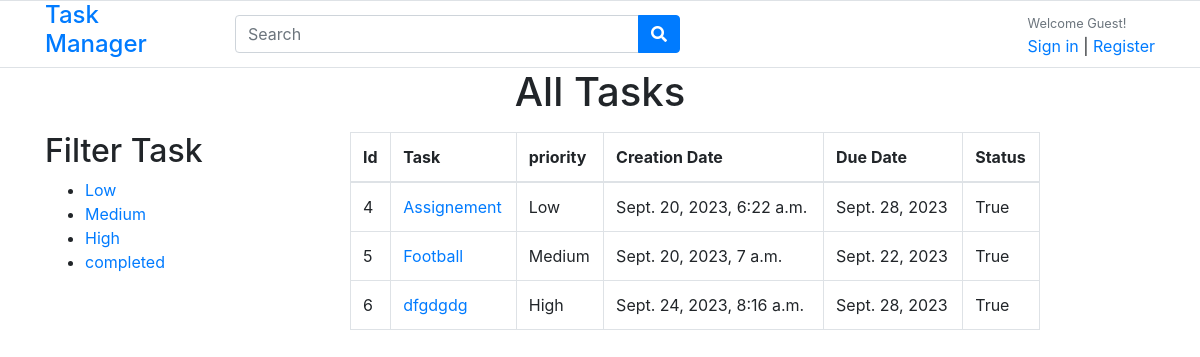
Screenshot of /task_complete/ with the database file from the repository.
### tasks/models.py (models this page shows)
class taskModel(models.Model):
    user=models.ForeignKey(User, related_name='task', on_delete=models.CASCADE)
    title=models.CharField(max_length=100)
    description=models.CharField(max_length=300,null=True, blank=True)
    photo=models.ImageField(upload_to="img/")
    creation_date=models.DateTimeField(auto_now_add=True)
    due_date=models.DateField()
    priority=models.CharField(max_length=100,choices=PRIORITY)
    priority_slug=models.SlugField(max_length=100,null=True,blank=True)
    is_complete=models.BooleanField(default=False)

### tasks/views.py (the view)
# urls.py: path('task_complete/',views.completedTasks,name='task_complete'),
def completedTasks(request):
   data=taskModel.objects.filter(is_complete=True)
   return render(request,'profile.html',{'tasks':data})

### tasks/templates/profile.html
{% extends 'base.html' %}
{% block body %}
<h1 class="text-center">All Tasks</h1>
<div class="container">
  <div class ="row mt-3">
    <div class="col-md-2">
      <h2>Filter Task</h2>
      <ul>
        <li><a href="{% url "priority" 'low' %}">Low</a></li>
        <li><a href="{% url "priority" 'medium' %}">Medium</a></li>
        <li><a href="{% url "priority" 'high' %}">High</a></li>
        <li><a href="{% url "task_complete" %}">completed</a></li>
      </ul>
    </div>
      <div class="col-md-10">
        {% if tasks %}
  <table class="table table-bordered w-75 m-auto mt-4">
      <thead>
        <tr>
          <th scope="col">Id</th>
          <th scope="col">Task</th>
          <th scope="col">priority</th>
          <th scope="col">Creation Date</th>
          <th scope="col">Due Date</th>
          <th scope="col">Status</th>
        </tr>
      </thead>
      <tbody>
          {% for task in tasks %}
          <tr>
              <td>{{task.id}}</td>
              <td><a href="{% url "details" task.id %}">{{task.title}}</a></td>
              <td>{{task.priority}}</td>
              <td>{{task.creation_date}}</td>
              <td>{{task.due_date}}</td>
              <td>{{task.is_complete}}</td>
            </tr>
          {% endfor %}
      </tbody>
    </table>
    {% else %}
    <h1 class="text-center ">No data availabe</h1>
  {% endif %}
      </div>
  </div>
</div>
{% endblock %}

### templates/base.html (shortened to what this page needs)
<!DOCTYPE html>
{% load static %}
<html lang="en">
  <head>
    <link
    href="{% static 'fonts/fontawesome/css/all.min.css' %}"
    type="text/css"
    rel="stylesheet"
  />
    <link rel="stylesheet" href="https://cdn.jsdelivr.net/npm/bootstrap@4.4.1/dist/css/bootstrap.min.css">
<body>
    <header class="section-header">
      <section class="header-main border-bottom">
        <div class="container">
          <div class="row align-items-center">
            <div class="col-lg-2 col-md-3 col-6">
              <a href="" class="brand-wrap">
               <a style="text-decoration:none;" href="/"> <h4>Task Manager</h4></a>
              </a>
            </div>
            <div class="col-lg-5 col-md-6 col-sm-12 col">
              <form action="{% url "search" %}" method="post" class="search">
                <div class="input-group w-100">
                  <input
                    name='value'
                    type="text"
                    class="form-control"
                    style="width: 50%"
                    placeholder="Search"
                  />
                  <div class="input-group-append">
                   <button class="btn btn-primary" type="submit">
                      <i class="fa fa-search"></i>
                    </button>
                  </div>
                </div>
              </form>
            </div>
            <div class="col-lg-5 col-sm-6 col-8 order-2 order-lg-3">
              <div class="d-flex justify-content-end mb-3 mb-lg-0">
                <div class="widget-header">
                  {% if request.user.is_authenticated %}
                  <small class="title text-muted">Welcome {{request.user.username}}!</small>
                  <div>
                    <a href=" {% url "profile" %}
                    ">Show Tasks</a>
                    <span class="dark-transp"> | </span>
                    <a href="{% url 'logoutpage' %}"> Logout</a>
                    <span class="dark-transp"> | </span>
                    <a href="{% url "add" %}">Add task </a>
                    <span class="dark-transp"> | </span>
                    <a href="{% url "show_complete" %}">completed tasks </a>
                  </div>
                </div>
                {% else %}
                <small class="title text-muted">Welcome Guest!</small>
                <div>
                  <a href=" {% url "loginpage" %}
                  ">Sign in</a>
                  <span class="dark-transp"> | </span>
                  <a href="{% url "registerpage" %}"> Register</a>
                </div>
                  {% endif %}
                </div>
              </div>
            </div>
          </div>
        </div>
      </section>
    </header>
    {% block body %}
    {% endblock %}
</body>
</html>

### rows the page displays
taskModel: id "4", title "Assignement", priority "Low", creation_date "Sept. 20, 2023, 6:22 a.m.", due_date "Sept. 28, 2023", is_complete "True"
taskModel: id "5", title "Football", priority "Medium", creation_date "Sept. 20, 2023, 7 a.m.", due_date "Sept. 22, 2023", is_complete "True"
taskModel: id "6", title "dfgdgdg", priority "High", creation_date "Sept. 24, 2023, 8:16 a.m.", due_date "Sept. 28, 2023", is_complete "True"
